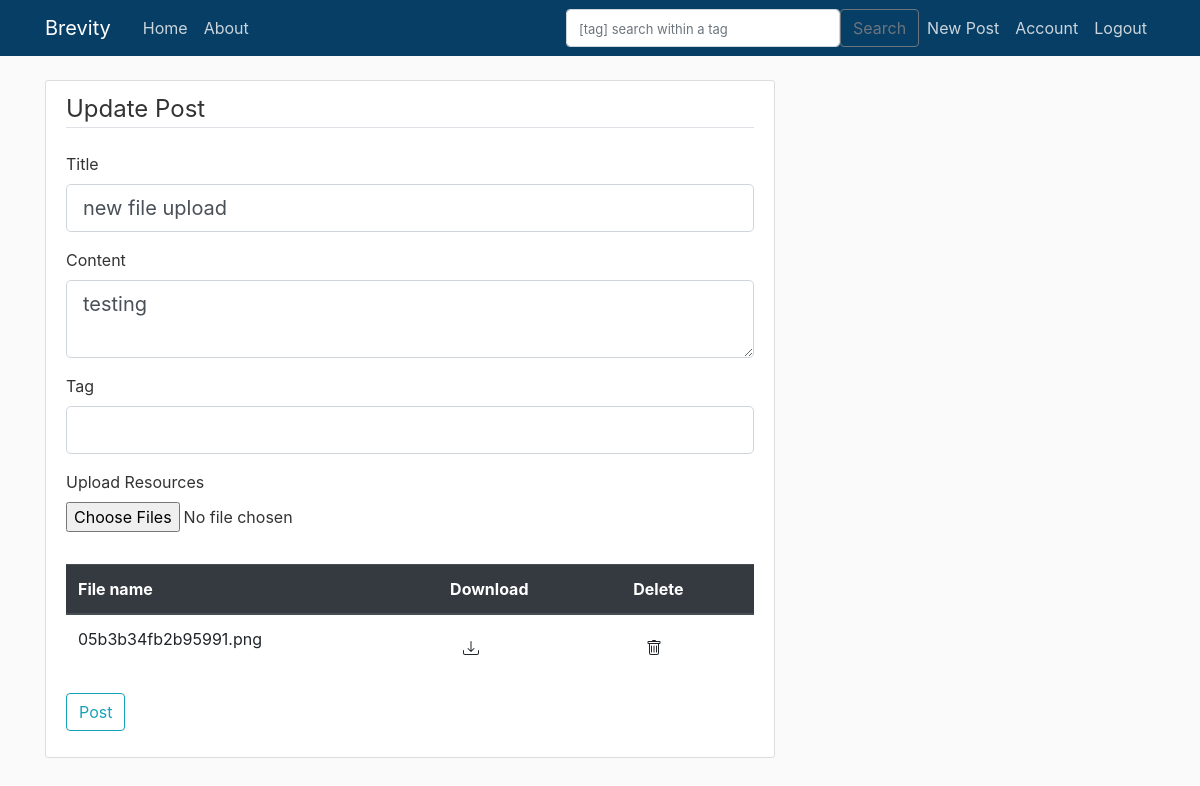
/post/65/update (signed in), run on the app's committed database.
### brevity/models.py (models this page shows, shortened)
class Post(db.Model):
    id = db.Column(db.Integer, primary_key=True)
    title = db.Column(db.String(100), nullable=False)
    date_posted = db.Column(db.DateTime, nullable=False, default=datetime.utcnow)
    content = db.Column(db.Text, nullable=False)
    user_id = db.Column(db.Integer, db.ForeignKey('user.id'), nullable=False)
    tags = db.relationship('Tag', backref='post', cascade="all, delete", lazy='dynamic')
    upvotes = db.relationship('Upvote', backref='post', cascade="all, delete", lazy='dynamic')
    downvotes = db.relationship('Downvote', backref='post',cascade="all, delete", lazy='dynamic')
    comments = db.relationship('Comment', backref='post',cascade="all, delete", lazy='dynamic')
    resources = db.relationship('ResourceFile', backref='post',cascade="all, delete", lazy='dynamic')

class ResourceFile(db.Model):
    id = db.Column(db.Integer, nullable=False, primary_key = True)
    filename = db.Column(db.String(50), nullable = False, unique=True)
    post_id = db.Column(db.Integer, db.ForeignKey('post.id'))

### brevity/posts/routes.py (the view)
@posts.route("/post/<int:post_id>/update", methods=['GET', 'POST'])
@login_required
def update_post(post_id):
    post = Post.query.get_or_404(post_id)
    if post.author != current_user:
        abort(403)
    form = PostForm()
    if form.validate_on_submit():
        post.title = form.title.data
        post.content = form.content.data
        files_filenames = []
        for file in form.fileResource.data:
            if file:
                files_filename = save_file(file)
                files_filenames.append(files_filename)
                resourceFile = ResourceFile(filename=files_filename, post_id=post.id, post=post)
                db.session.add(resourceFile)
        db.session.commit()
        flash('Your post has been updated!', 'success')
        return redirect(url_for('posts.post', post_id=post.id))
    elif request.method == 'GET':
        form.title.data = post.title
        form.content.data = post.content
    return render_template('create_post.html', title = 'Update Post', post = post,
                            form = form, legend='Update Post')

### brevity/posts/forms.py
class PostForm(FlaskForm):
    title = StringField('Title', validators=[DataRequired()])
    content = TextAreaField('Content', validators=[DataRequired()])
    tag = StringField('Tag')
    fileResource = MultipleFileField('Upload Resources',
                    validators=[MultiFileAllowed(['jpg', 'png', 'pdf', 'xlsx', 'txt']), FileSizeLimit(max_size_in_mb=4)])
    submit = SubmitField('Post')

### brevity/models.py (called while the page is built)
@login_manager.user_loader
def load_user(user_id):
    return User.query.get(int(user_id))

### brevity/templates/create_post.html (shortened to what this page needs)
{% extends "layout.html" %}
{% block content %}
    <div class="content-section">
        <form method="POST" action="" enctype="multipart/form-data">
            <fieldset class="form-group">
                <legend class="border-bottom mb-4">{{ legend }}</legend>
                <div class="form-group">
                    {{ form.title.label(class="form-control-label")}}
                    {% if form.title.errors %}
                        {{ form.title(class="form-control form-control-lg is-invalid") }}
                        <div class="invalid-feedback">
                            {% for error in form.title.errors %}
                                <span> {{ error }}</span>
                            {% endfor %}
                        </div>
                    {% else %}
                        {{ form.title(class="form-control form-control-lg") }}
                    {% endif %}
                </div>
                <div class="form-group">
                    {{ form.content.label(class="form-control-label")}}
                    {% if form.content.errors %}
                        {{ form.content(class="form-control form-control-lg is-invalid") }}
                        <div class="invalid-feedback">
                            {% for error in form.content.errors %}
                                <span> {{ error }}</span>
                            {% endfor %}
                        </div>
                    {% else %}
                        {{ form.content(class="form-control form-control-lg") }}
                    {% endif %}
                </div>
                <div class="form-group">
                    {{ form.tag.label(class="form-control-label")}}
                    {% if form.tag.errors %}
                        {{ form.tag(class="form-control form-control-lg is-invalid") }}
                        <div class="invalid-feedback">
                            {% for error in form.tag.errors %}
                                <span> {{ error }}</span>
                            {% endfor %}
                        </div>
                    {% else %}
                        {{ form.tag(class="form-control form-control-lg") }}
                    {% endif %}
                </div>
                <div class="form-group">
                    {{ form.fileResource.label() }}
                    {{ form.fileResource(class="form-control-file") }}
                </div>
            </fieldset>
            {% if post and post.resources.count() %}
                <table class="table">
                    <thead class="thead-dark">
                    <tr>
                        <th scope="col">File name</th>
                        <th scope="col">Download</th>
                        <th scope="col">Delete</th>
                    </tr>
                    </thead>
                    <tbody>
                    {% for file in post.resources %}
                    <tr>
                        <td>{{file.filename}}</td>
                        <td><a href="{{ url_for('posts.get_resource', filename=file.filename) }}">  <button type="button" class="btn download">
                        </button>
                        </a>
                        </td>
                        <td><a href="{{ url_for('posts.delete_resource', resource_id=file.id) }}">   <button type="button" class="btn delete">
                        </button>
                        </a>
                        </td>
                    </tr>
                    {% endfor %}
                    </tbody>
                </table>
            {% endif %}
            <div class="form-group">
                {{ form.submit(class="btn btn-outline-info")}}
            </div>
        </form>
    </div>
{% endblock content %}

### brevity/static/main.css (style rules this page uses)
body { background: #fafafa; color: #333333; margin-top: 5rem; }
.content-section { background: #ffffff; padding: 10px 20px; border: 1px solid #dddddd; border-radius: 3px; margin-bottom: 20px; }

### data on the page
Post: title "new file upload", content "testing"
ResourceFile: filename "05b3b34fb2b95991.png"

### other printed values
{{ legend }} "Update Post"
